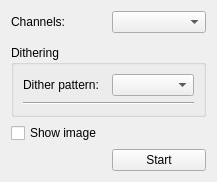
<?xml version="1.0" encoding="UTF-8"?>
<ui version="4.0">
 <class>ImagingWidget</class>
 <widget class="QWidget" name="ImagingWidget">
  <property name="geometry">
   <rect>
    <x>0</x>
    <y>0</y>
    <width>217</width>
    <height>173</height>
   </rect>
  </property>
  <property name="windowTitle">
   <string>Form</string>
  </property>
  <layout class="QGridLayout" name="gridLayout">
   <item row="7" column="1">
    <widget class="QPushButton" name="pushButton">
     <property name="text">
      <string>Start</string>
     </property>
    </widget>
   </item>
   <item row="0" column="1">
    <widget class="CheckableComboBox" name="channel_comboBox"/>
   </item>
   <item row="5" column="0">
    <widget class="QCheckBox" name="show_checkBox">
     <property name="text">
      <string>Show image</string>
     </property>
    </widget>
   </item>
   <item row="2" column="0" colspan="2">
    <widget class="QGroupBox" name="dither_groupBox">
     <property name="title">
      <string>Dithering</string>
     </property>
     <layout class="QGridLayout" name="gridLayout_2">
      <item row="0" column="0">
       <widget class="QLabel" name="dither_label">
        <property name="text">
         <string>Dither pattern:</string>
        </property>
       </widget>
      </item>
      <item row="0" column="1">
       <widget class="QComboBox" name="dither_comboBox"/>
      </item>
      <item row="1" column="0" colspan="2">
       <widget class="Line" name="dither_line">
        <property name="orientation">
         <enum>Qt::Orientation::Horizontal</enum>
        </property>
       </widget>
      </item>
     </layout>
    </widget>
   </item>
   <item row="0" column="0">
    <widget class="QLabel" name="channels_label">
     <property name="text">
      <string>Channels:</string>
     </property>
    </widget>
   </item>
   <item row="1" column="0" colspan="2">
    <widget class="SaveLocationWidget" name="save_location_widget" native="true"/>
   </item>
  </layout>
 </widget>
 <customwidgets>
  <customwidget>
   <class>CheckableComboBox</class>
   <extends>QComboBox</extends>
   <header>rfsocinterface.gui.widgets.combo_box</header>
  </customwidget>
  <customwidget>
   <class>SaveLocationWidget</class>
   <extends>QWidget</extends>
   <header>rfsocinterface.gui.widgets.save_location</header>
   <container>1</container>
  </customwidget>
 </customwidgets>
 <resources/>
 <connections/>
</ui>
